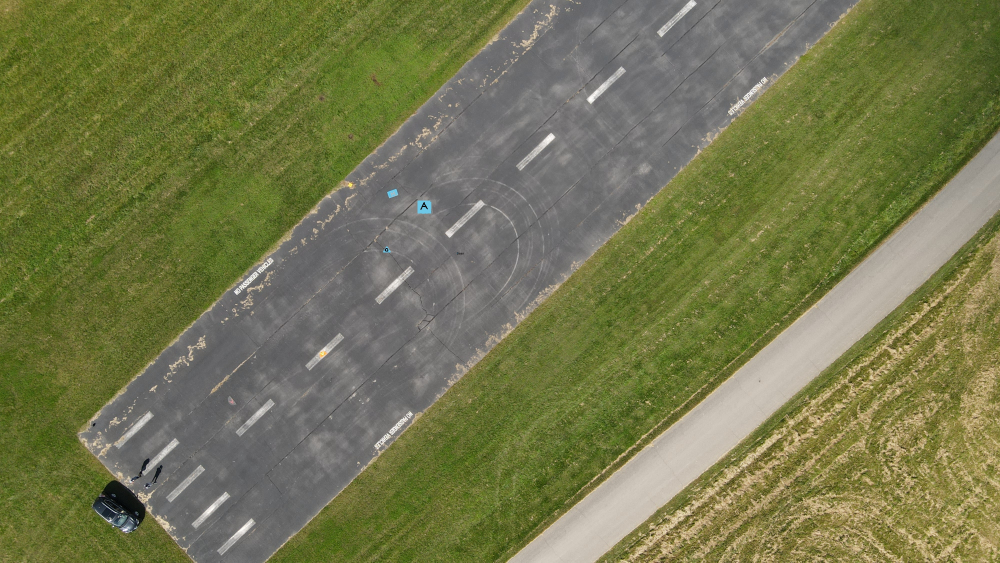
#> input picture input_images/drone1.jpg, 4000 x 2250 px, found by its file name (shown at 1/4 size)
$ python TargetDetection.py
#> lines starting #> are read from the running program, lines starting #| are printed output that depends on the picture; after the words box and inside, x2 and y2 are one past the last pixel; in counts of white or black regions, pixels touching at a corner belong together
import cv2
import numpy as np
from tkinter import *
from PIL import ImageTk, Image

"""Code for target detection & image cropping"""
# states what image to use, creates 2 copies (one to keep and one to edit)
image = "images/drone1.jpg"
color_image = cv2.imread(image)
#> color_image is the input picture: shape (2250, 4000, 3); mean B, G, R 78, 118.8, 115.9
color_image = cv2.cvtColor(color_image, cv2.COLOR_BGR2RGB)

# converts image from RGB to HSV
color_image_HSV = cv2.cvtColor(color_image, cv2.COLOR_RGB2HSV)
#> color_image_HSV: shape (2250, 4000, 3); mean H, S, V 39.5, 97.8, 121.4

# function to create a mask based on the given HSV values
def createMask(lower_hue, lower_saturation, lower_value, upper_hue, upper_saturation, upper_value):
#> called with lower_hue = 10, lower_saturation = 100, lower_value = 200, upper_hue = 200, upper_saturation = 600, upper_value = 450
    lower_bound = np.array([lower_hue, lower_saturation, lower_value])
    upper_bound = np.array([upper_hue, upper_saturation, upper_value])
    mask = cv2.inRange(color_image_HSV, lower_bound, upper_bound)
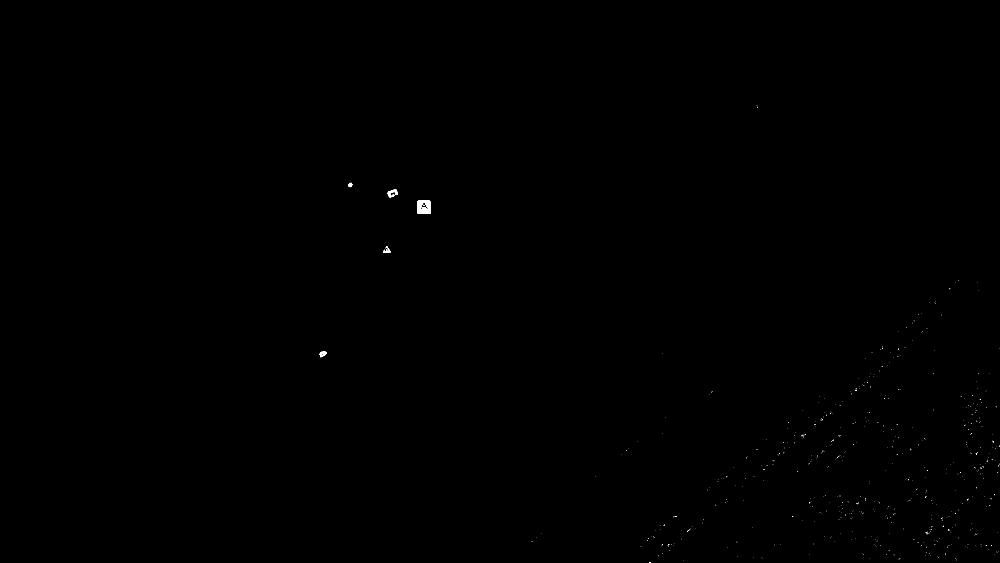
#> mask: shape (2250, 4000) (shown at 1/4 size); 0.06% white; 645 white regions (638 under 20 px), largest, box (x1, y1, x2, y2) and area: (1670, 802, 1724, 854) 2407, (1550, 757, 1591, 790) 581, (1279, 1406, 1308, 1429) 338

    return mask

# creates masks that only show blue, yellow, orange, and purple
blue_yellow_orange_mask = createMask(10, 100, 200, 200, 600, 450)
purple_mask = createMask(145, 50, 145, 325, 455, 455)
#> in createMask (call 2), `mask = cv2.inRange(color_image_HSV, lower_bound, upper_bound)`: mask: shape (2250, 4000); 0% white; 1 white region, box (x1, y1, x2, y2) and area: (919, 1600, 933, 1614) 94

# combines the masks
masks = blue_yellow_orange_mask | purple_mask
#> masks: shape (2250, 4000); 0.06% white; 646 white regions (638 under 20 px)

# creates a result image that excludes everything in the mask and converts it to grayscale
result_image = cv2.bitwise_and(color_image, color_image, mask=masks)
grayscale_image = cv2.cvtColor(result_image, cv2.COLOR_BGR2GRAY)

# finds contours, sets a minimum and maximum area to detect letters
contours, hierarchy = cv2.findContours(grayscale_image, cv2.RETR_EXTERNAL, cv2.CHAIN_APPROX_SIMPLE)
#> contours = 645 contours, 638 with area under 20; largest, box (x1, y1, x2, y2) and area: (1670, 802, 1724, 854) 2675, (1550, 757, 1591, 790) 511, (1279, 1406, 1308, 1429) 284, (1533, 986, 1562, 1010) 191, (1392, 733, 1410, 749) 148, (919, 1600, 933, 1614) 72, (1569, 777, 1578, 786) 38
min_contour_area = 10
max_contour_area = 300

for cnt in contours:
    # if the contour area is between the minimum and maximum areas, it zooms out from the contour with bounded rectangles and applies thresholding
    if cv2.contourArea(cnt) > min_contour_area and cv2.contourArea(cnt) < max_contour_area:
        # creates bounded rectangle
        [X, Y, W, H] = cv2.boundingRect(cnt)
        X -= 20
        Y -= 20

        # crops image to bounded rectangle
        cropped_color_image = color_image[Y:Y+H+45, X:X+W+45]
        cropped_color_image = cv2.cvtColor(cropped_color_image, cv2.COLOR_BGR2RGB)
        cropped_color_image = cv2.resize(cropped_color_image, (300, 300))
        cv2.imwrite('images/croppedDrone.jpg', cropped_color_image)
        cropped_color_image = "images/croppedDrone.jpg"

        """Code for input GUI"""
        # creates root
        root = Tk()
        root.title("Target Information")

        # creates labels/entry for shape
        shape_label = Label(root, text="What shape is the target?: ")
        shape_label.pack()
        shape_entry = Entry(root)
        shape_entry.pack()

        # creates labels/entry for color
        color_label = Label(root, text="What color is the target?: ")
        color_label.pack()
        color_entry = Entry(root)
        color_entry.pack()

        # creates labels/entry for alphanumeric
        alphanumeric_label = Label(root, text="What alphanumeric is within the target?: ")
        alphanumeric_label.pack()
        alphanumeric_entry = Entry(root)
        alphanumeric_entry.pack()

        # creates labels/entry for alphanumeric color
        alphanumeric_color_label = Label(root, text="What color is the alphanumeric within the target?: ")
        alphanumeric_color_label.pack()
        alphanumeric_color_entry = Entry(root)
        alphanumeric_color_entry.pack()

        # defines what happens when user clicks submit button
        def submit():
            shape = shape_entry.get()
            color = color_entry.get()
            alphanumeric = alphanumeric_entry.get()
            alphanumeric_color = alphanumeric_color_entry.get()
            print("Shape:", shape)
            print("Color:", color)
            print("Alphanumeric:", alphanumeric)
            print("Alphanumeric Color:", alphanumeric_color)
            root.destroy()

        # creates submit button
        submit_button = Button(root, text="Submit", command=submit)
        submit_button.pack()

        # adds bounded rectangle image to GUI
        img = ImageTk.PhotoImage(Image.open(cropped_color_image))
        panel = Label(root, image = img)
        panel.pack(side = "bottom", fill = "both", expand = "yes")

        # runs the GUI
        root.mainloop()
